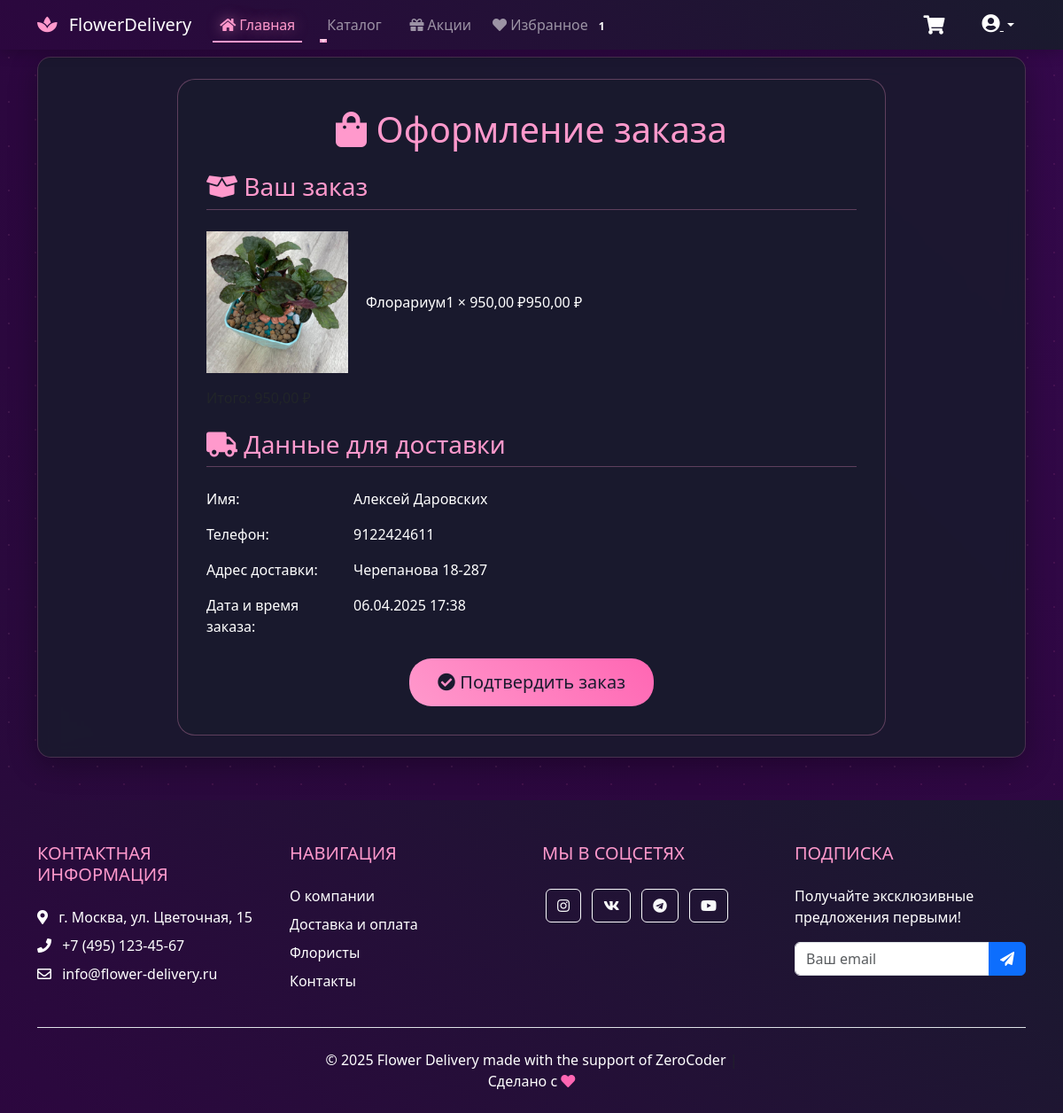
Screenshot of /orders/create/ (signed in) with the database file from the repository.
### flower_app/models.py (models this page shows, shortened)
class CartItem(models.Model):
    cart = models.ForeignKey(Cart, related_name='items', on_delete=models.CASCADE)
    product = models.ForeignKey(Product, on_delete=models.CASCADE)
    quantity = models.PositiveIntegerField(default=1)
    def total_price(self):
        return self.product.price * self.quantity

class Product(models.Model):
    CATEGORY_CHOICES = [
        ('product', 'Свежие цветы'),
        ('bouquet', 'Букеты'),
        ('gorshok', 'Комнатные цветы'),
    ]
    category = models.CharField(
        max_length=10,
        choices=CATEGORY_CHOICES,
        default='product'
    )
    name = models.CharField(max_length=100)
    price = models.DecimalField(max_digits=6, decimal_places=2)
    description = models.TextField()
    image = models.ImageField(upload_to='products/')

class CustomUser(AbstractUser):
    phone = models.CharField(max_length=20, blank=True, null=True)
    telegram_id = models.CharField(max_length=100, blank=True, null=True, unique=True)
    telegram_username = models.CharField(max_length=100, blank=True)
    delivery_address = models.TextField(blank=True, null=True)
    first_name = models.CharField(max_length=100, blank=True)
    class Meta:
        verbose_name = 'Пользователь'
        verbose_name_plural = 'Пользователи'

### flower_app/views.py (the view, shortened to what this page needs)
# urls.py: path('orders/create/', order_create, name='order_create'),
@login_required
def order_create(request):
    cart = get_object_or_404(Cart, user=request.user)
    return render(request, 'flower_app/order_create.html', {'cart': cart})

### flower_app/context_processors.py (called while the page is built)
def favorites(request):
    if request.user.is_authenticated:
        return {
            'user_favorites': Favorite.objects.filter(user=request.user).values_list('product_id', flat=True)
        }
    return {}

### flower_app/models.py (called while the page is built)
    def total_price(self):
        return sum(item.total_price() for item in self.items.all())

### flower_app/templates/flower_app/order_create.html (shortened to what this page needs)
{% extends "flower_app/base.html" %}
{% load humanize %}
{% block content %}
<div class="order-create-container">
    <h1 class="text-center mb-4" style="color: #ff99cc;">
        <i class="fas fa-shopping-bag"></i> Оформление заказа
    </h1>
    <div class="order-summary mb-4">
        <h3 class="section-title"><i class="fas fa-box-open"></i> Ваш заказ</h3>
        {% for item in cart.items.all %}
        <div class="order-item-preview">
            <img src="{{ item.product.image.url }}" width="160" style="margin-right: 20px;">
            <span style="color: white;">{{ item.product.name }}</span>
            <span style="color: white;">{{ item.quantity }} × {{ item.product.price|intcomma }} ₽</span>
            <span style="color: white;">{{ item.total_price|intcomma }} ₽</span>
        </div>
        {% endfor %}
        <div class="order-total">
        </div>
    </div>
    <div class="delivery-info">
        <h3 class="section-title"><i class="fas fa-truck"></i> Данные для доставки</h3>
        <div class="info-grid">
            <div class="info-label" style="color: white;">Имя:</div>
            <div class="info-value" style="color: white;">{{ user.first_name }} {{ user.last_name }}</div>
            <div class="info-label" style="color: white;">Телефон:</div>
            <div class="info-value" style="color: white;">{{ user.phone }}</div>
            <div class="info-label" style="color: white;">Адрес доставки:</div>
            <div class="info-value" style="color: white;">{{ user.delivery_address }}</div>
            <div class="info-label" style="color: white;">Дата и время заказа:</div>
            <div class="info-value" id="current-time" style="color: white;"></div>
        </div>
    </div>
    <form method="post" class="mt-4">
        <div class="text-center">
            <button type="submit" class="btn btn-pink btn-lg">
                <i class="fas fa-check-circle"></i> Подтвердить заказ
            </button>
        </div>
    </form>
</div>
{% endblock %}

### flower_app/templates/flower_app/base.html (style rules this page uses)
body { background: linear-gradient( 45deg, #1a1a2e, #2c073f, #4a0e6d ); background-size: 400% 400%; animation: gradientBG 25s ease infinite; min-height: 100vh; color: #fff; }
body::before { content: ''; position: fixed; top: 0; left: 0; width: 100%; height: 100%; background: radial-gradient(circle at 20% 30%, rgba(255, 153, 204, 0.1) 1px, transparent 1px), radial-gradient(circle at 80% 70%, rgba(255, 102, 179, 0.1) 1px, transparent 1px); background-size: 50px 50px; z-index: -1; pointer-events: none; }

### flower_app/templates/flower_app/order_create.html (style rules this page uses)
.order-create-container { background: rgba(26, 26, 46, 0.95); border: 1px solid rgba(255, 153, 204, 0.3); border-radius: 20px; padding: 2rem; max-width: 800px; margin: 0 auto; }
.section-title { color: #ff99cc; border-bottom: 1px solid rgba(255, 153, 204, 0.3); padding-bottom: 0.5rem; margin-bottom: 1.5rem; }
.info-grid { display: grid; grid-template-columns: 150px 1fr; gap: 1rem; }
.btn-pink { background: linear-gradient(45deg, #ff99cc, #ff66b3); border: none; color: #1a1a2e; padding: 0.75rem 2rem; border-radius: 25px; }
.order-item-preview { display: flex; align-items: center; margin-bottom: 1rem; }

### rows the page displays
CartItem: product.image (picture), product.name "Флорариум", quantity "1", product.price "950,00", total_price "950,00"
CustomUser: first_name "Алексей", last_name "Даровских", phone "9122424611", delivery_address "Черепанова 18-287"

### other values shown
{{ user_favorites|length }} "1"
